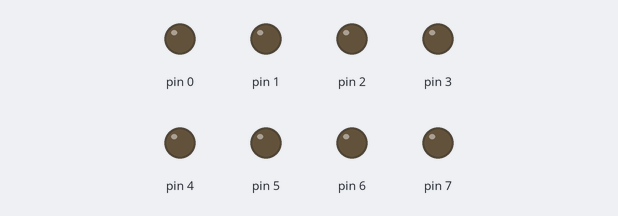
Simulated run of this sketch. Board: Arduino Uno, built with avr-gcc and run on an emulated ATmega328P. On the bench: output pins drawn as LEDs (lit = HIGH).

Above: at 0.02 s.
At 0.38 s:
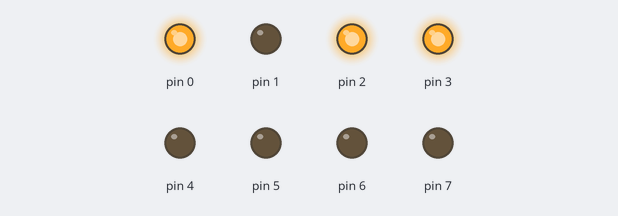
At 0.74 s:
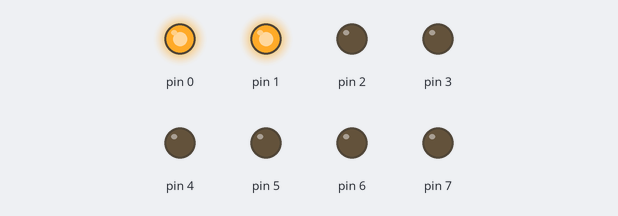
At 1.5 s:
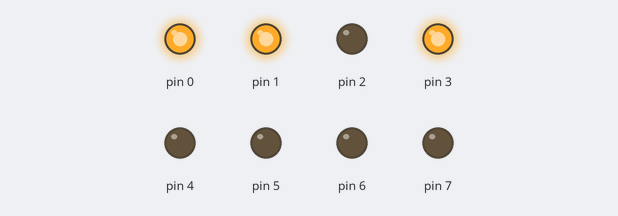
At 2.17 s:
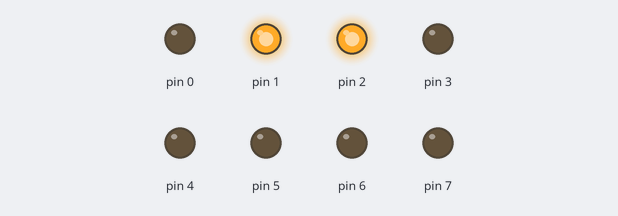
At 2.94 s:
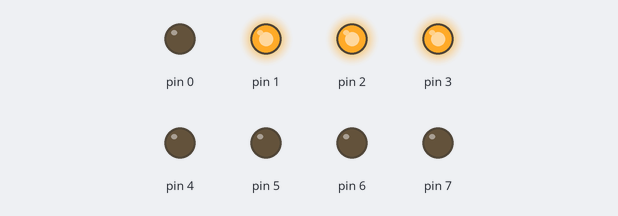
Timing chart, 0 to 3.2 s (numbered marks = the images above):
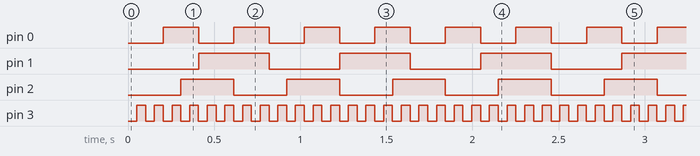

The sketch:

Exp_6_Obs_1.ino
```cpp
#include<avr/io.h>
#include<avr/interrupt.h>
int count0, count1;
int count2, count3;
int main(void)
{
  DDRD = 0xFF;
  SREG = 0x80;
  TCCR0A = 0x00;
  TCCR0B = 0x0B;
  TIMSK0 = 0x06;
  OCR0A = 249;
  OCR0B = 249;
  TCCR2A = 0x00;
  TCCR2B = 0x0B;
  TIMSK2 = 0x06;
  OCR2A = 249;
  OCR2B = 249;
  while (1)
  {
  }
}
ISR(TIMER0_COMPA_vect)
{
  count0++;
  if (count0 == 200)
  {
    PORTD ^= 1 << 0;
    count0 = 0;
  }
}
ISR(TIMER0_COMPB_vect)
{
  count1++;
  if (count1 == 400)
  {
    PORTD ^= 1 << 1;
    count1 = 0;
  }
}
ISR(TIMER2_COMPA_vect)
{
  count2++;
  if (count2 == 600)
  {
    PORTD ^= 1 << 2;
    count2 = 0;
  }
}
ISR(TIMER2_COMPB_vect)
{
  count3++;
  if (count3 == 100)
  {
    PORTD ^= 1 << 3;
    count3 = 0;
  }
}
```

Measured:
- by itself, pin 0: alternates HIGH for 0.20 s and LOW for 0.20 s
- by itself, pin 1: alternates HIGH for 0.41 s and LOW for 0.41 s
- by itself, pin 2: alternates HIGH for 0.31 s and LOW for 0.31 s
- by itself, pin 3: alternates HIGH for 0.05 s and LOW for 0.05 s
